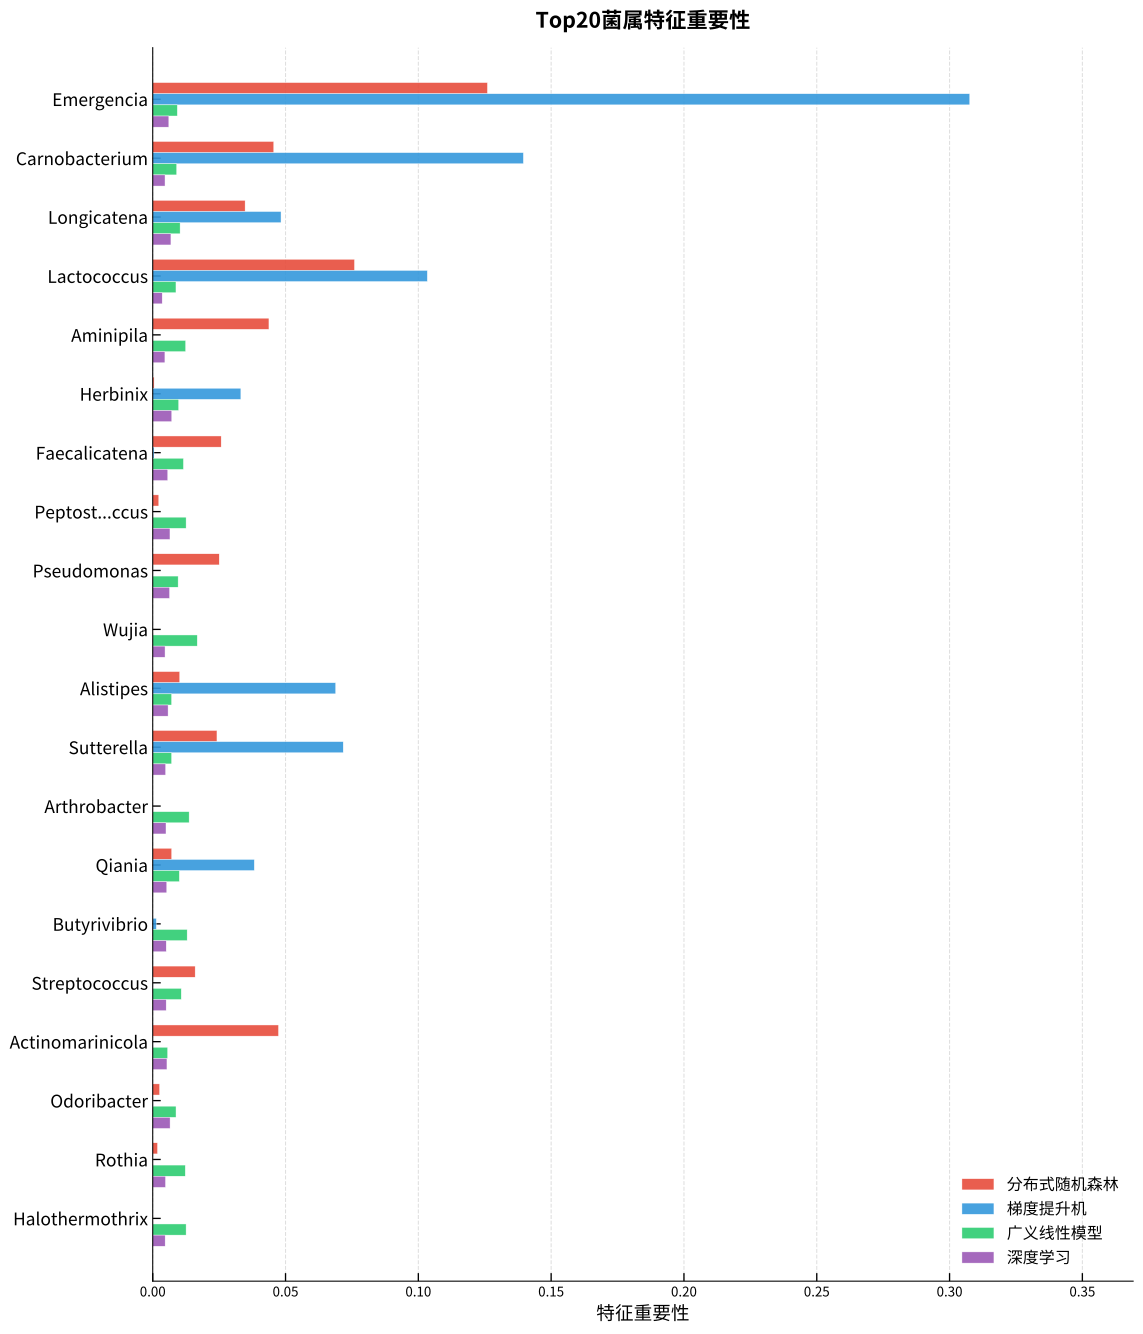

Python code for this plot:
import pandas as pd
import numpy as np
import matplotlib
matplotlib.use('Agg')
import matplotlib.pyplot as plt

plt.rcParams['font.family'] = ['Noto Sans CJK JP', 'DejaVu Sans']
plt.rcParams['axes.unicode_minus'] = False

DPI = 300
models = ['DRF', 'GBM', 'GLM', 'DeepLearning']
colors_models = {
    'DRF': '#E74C3C',
    'GBM': '#3498DB',
    'GLM': '#2ECC71',
    'DeepLearning': '#9B59B6'
}

model_labels = {
    'DRF': '分布式随机森林',
    'GBM': '梯度提升机',
    'GLM': '广义线性模型',
    'DeepLearning': '深度学习'
}

# 读取原始数据
df_raw = pd.read_csv('../SRP151288_HC_vs_TC.Genus/H20_feature_importance_heatmap_all.csv')

# === 第一步：按 scaled Importance 排序取 Top 20（与圆形图一致） ===
df_scaled = df_raw.pivot(index='variable', columns='model', values='Importance').reset_index()
df_scaled.columns.name = None
df_scaled['MeanImportance'] = df_scaled[models].mean(axis=1)
df_scaled['Label'] = df_scaled['variable'].str.replace(r'^OTU\d+_g__', '', regex=True)
top20_vars = df_scaled.sort_values('MeanImportance', ascending=False).head(20)['variable'].tolist()

# === 第二步：对这20个菌属，提取 percentage 值 ===
df_pct = df_raw[df_raw['variable'].isin(top20_vars)].pivot(
    index='variable', columns='model', values='percentage').reset_index()
df_pct.columns.name = None

# 合并标签
df_pct = df_pct.merge(df_scaled[['variable', 'Label']], on='variable', how='left')

# 按 scaled MeanImportance 降序排列，然后反转使Top1在最上面
df_pct = df_pct.set_index('variable').reindex(top20_vars).reset_index()
df_pct = df_pct.iloc[::-1].reset_index(drop=True)

# 截断特别长的名字
for i, label in enumerate(df_pct['Label']):
    if len(label) > 16:
        df_pct.at[i, 'Label'] = label[:7] + '...' + label[-4:]

fig, ax = plt.subplots(figsize=(12, 14))

n_bars = len(df_pct)
n_models = len(models)
bar_height = 0.14
group_gap = 0.18

for m_idx, model in enumerate(models):
    y_positions = []
    for i in range(n_bars):
        group_center = i * (n_models * bar_height + group_gap)
        y = group_center + (n_models - 1 - m_idx) * bar_height
        y_positions.append(y)
    
    values = df_pct[model].values
    ax.barh(y_positions, values, height=bar_height,
            color=colors_models[model], edgecolor='white', linewidth=0.3,
            alpha=0.9, label=model_labels[model])

# y轴标签
y_tick_positions = []
for i in range(n_bars):
    group_center = i * (n_models * bar_height + group_gap)
    y_tick_positions.append(group_center + (n_models - 1) * bar_height / 2 + bar_height / 2)

ax.set_yticks(y_tick_positions)
ax.set_yticklabels(df_pct['Label'].values, fontsize=13)
# 给y轴顶端和底端留一点边距，确保最顶端/最底端刻度线不被裁剪
ax.margins(y=0.03)

# 横轴：percentage（各模型内总和为1）
max_val = df_pct[models].values.max()
ax.set_xlabel('特征重要性', fontsize=14)
ax.set_xlim(0, max_val * 1.2)

# 刻度朝里，只在底部和左侧显示刻度线（默认行为）
ax.tick_params(axis='both', direction='in', length=6, width=1)

# 竖向网格线
ax.xaxis.grid(True, linestyle='--', alpha=0.4)
ax.set_axisbelow(True)

# 只显示底部和左侧边框
for spine in ['top', 'right']:
    ax.spines[spine].set_visible(False)

# 图例：右下角，汉字
ax.legend(loc='lower right', fontsize=12, frameon=False)

# 标题
ax.set_title('Top20菌属特征重要性', fontsize=16, pad=15, weight='bold')

plt.tight_layout()
fig.savefig('barplot_top20_genus_percentage.pdf', dpi=DPI, bbox_inches='tight', facecolor='white')
fig.savefig('barplot_top20_genus_percentage.svg', dpi=DPI, bbox_inches='tight', facecolor='white')
plt.close()

print('Saved: barplot_top20_genus_percentage.pdf / .svg')
print('Top 20 菌属（与圆形图一致）:', list(df_pct['Label'].values))
